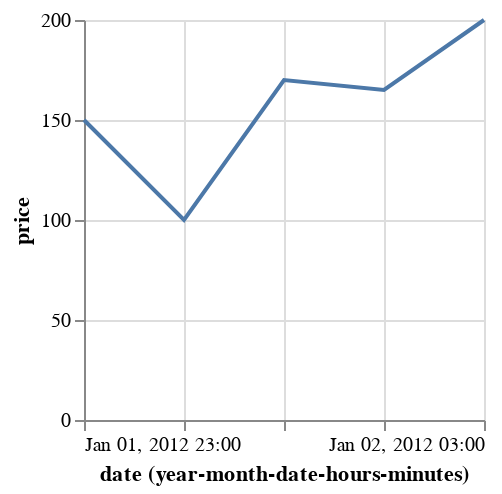

Describe this chart as a Vega-Lite specification.
### Vega specification from a JSON file in a GitHub repository (floating-point values rounded to 4 significant figures)
{"$schema": "https://vega.github.io/schema/vega/v5.json", "description": "Google's stock price over time.", "background": "white", "padding": 5, "width": 200, "height": 200, "style": "cell", "data": [{"name": "source_0", "values": [{"date": "Sun, 01 Jan 2012 23:00:00", "price": 150}, {"date": "Sun, 02 Jan 2012 00:00:00", "price": 100}, {"date": "Sun, 02 Jan 2012 01:00:00", "price": 170}, {"date": "Sun, 02 Jan 2012 02:00:00", "price": 165}, {"date": "Sun, 02 Jan 2012 03:00:00", "price": 200}]}, {"name": "data_0", "source": "source_0", "transform": [{"type": "formula", "expr": "toDate(datum[\"date\"])", "as": "date"}, {"field": "date", "type": "timeunit", "units": ["year", "month", "date", "hours", "minutes"], "timezone": "utc", "as": ["utcyearmonthdatehoursminutes_date", "utcyearmonthdatehoursminutes_date_end"]}]}], "marks": [{"name": "marks", "type": "line", "style": ["line"], "sort": {"field": "datum[\"utcyearmonthdatehoursminutes_date\"]"}, "from": {"data": "data_0"}, "encode": {"update": {"stroke": {"value": "#4c78a8"}, "x": {"scale": "x", "field": "utcyearmonthdatehoursminutes_date"}, "y": {"scale": "y", "field": "price"}, "defined": {"signal": "isValid(datum[\"utcyearmonthdatehoursminutes_date\"]) && isFinite(+datum[\"utcyearmonthdatehoursminutes_date\"]) && isValid(datum[\"price\"]) && isFinite(+datum[\"price\"])"}}}}], "scales": [{"name": "x", "type": "utc", "domain": {"data": "data_0", "field": "utcyearmonthdatehoursminutes_date"}, "range": [0, {"signal": "width"}]}, {"name": "y", "type": "linear", "domain": {"data": "data_0", "field": "price"}, "range": [{"signal": "height"}, 0], "nice": true, "zero": true}], "axes": [{"scale": "x", "orient": "bottom", "gridScale": "y", "grid": true, "tickCount": {"signal": "ceil(width/40)"}, "domain": false, "labels": false, "maxExtent": 0, "minExtent": 0, "ticks": false, "zindex": 0}, {"scale": "y", "orient": "left", "gridScale": "x", "grid": true, "tickCount": {"signal": "ceil(height/40)"}, "domain": false, "labels": false, "maxExtent": 0, "minExtent": 0, "ticks": false, "zindex": 0}, {"scale": "x", "orient": "bottom", "grid": false, "title": "date (year-month-date-hours-minutes)", "labelFlush": true, "labelOverlap": true, "tickCount": {"signal": "ceil(width/40)"}, "encode": {"labels": {"update": {"text": {"signal": "utcFormat(datum.value, timeUnitSpecifier([\"year\",\"month\",\"date\",\"hours\",\"minutes\"], {\"year-month\":\"%b %Y \",\"year-month-date\":\"%b %d, %Y \"}))"}}}}, "zindex": 0}, {"scale": "y", "orient": "left", "grid": false, "title": "price", "labelOverlap": true, "tickCount": {"signal": "ceil(height/40)"}, "zindex": 0}]}
